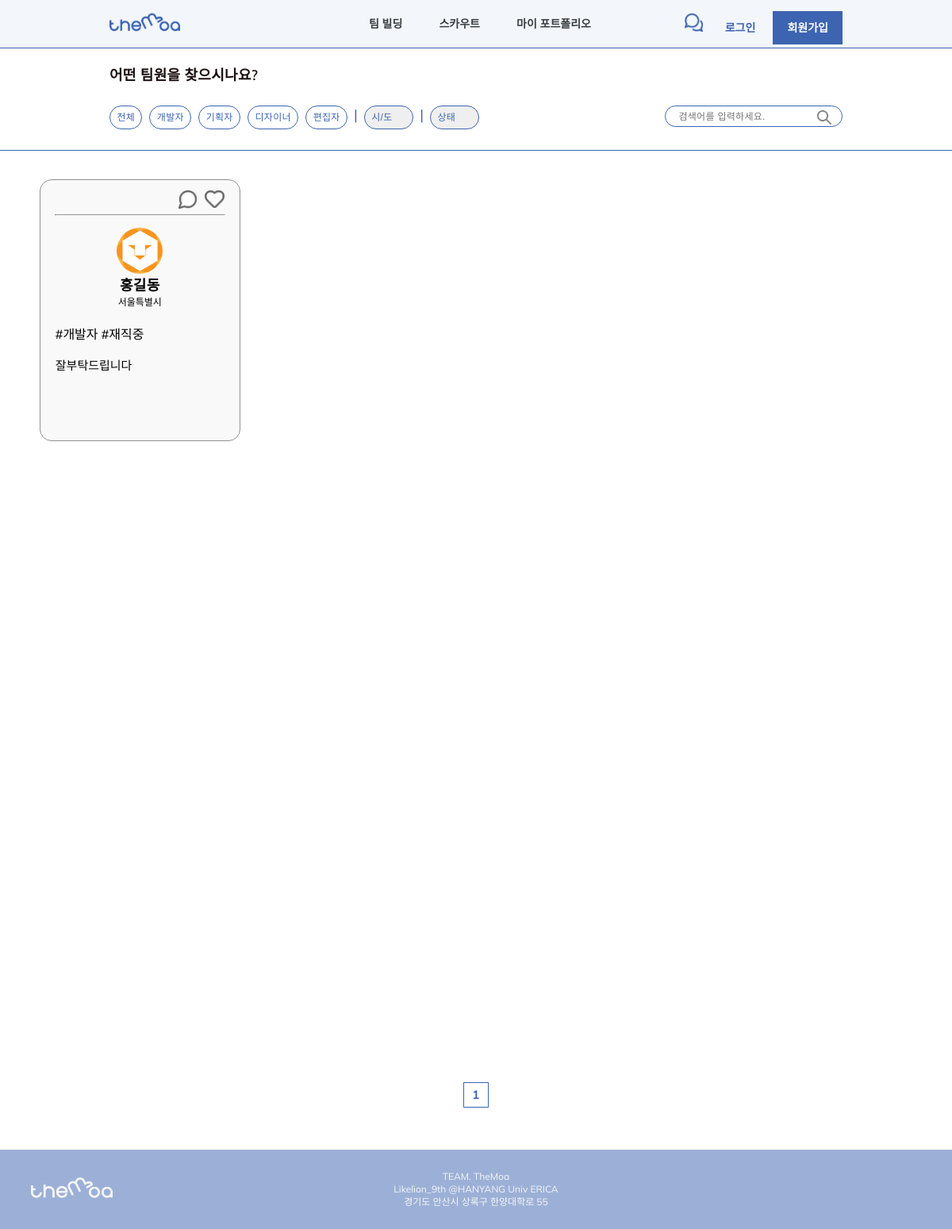
The app's page /scout/Developer with its own data.
### users/models.py (models this page shows)
class User(AbstractUser):
    image = models.ImageField(default="image/users/none/profile_default.png", upload_to="image/users" , blank=True, null=False)
    name = models.CharField(default='', max_length=300)
    birth_date = models.DateField(default=timezone.now)
    address_sido = models.CharField(default='', choices=LOCATE_CHOICES, max_length=200)
    address_gungu = models.CharField(default='', max_length=200)
    career = models.CharField(default='0', max_length=200, choices=CAREER_CHOICES)
    state = models.CharField(default='', blank=True, null=False, max_length=200, choices=STATE_CHOICES)
    role = MultiSelectField(default='Etc', choices=ROLE_CHOICES, max_choices=4, max_length=200)
    intro = models.TextField(default="", blank=True, null=False)

### scout/views.py (the view)
# urls.py: path('<str:input_role>', user_search, name='user_search'),
def user_search(request, input_role):
    current_user = None
    if request.user.id:
        current_user = User.objects.get(pk=request.user.id)
    results = User.objects.filter(Q(role__icontains=input_role)).order_by('-id')
    max_index = len(results) / LIST_RANGE
    paginator = Paginator(results, LIST_RANGE)
    page = request.GET.get('page')
    users = paginator.get_page(page)
    current_page = int(page) if page else 1
    start_index = int((current_page - 1) / PAGE_RANGE) * PAGE_RANGE
    end_index = start_index + PAGE_RANGE
    if end_index >= max_index:
        end_index = max_index
    page_range = []
    for index in range(int(start_index), int(end_index) + 1):
        page_range.append(index + 1)
    context = {
        'current_user':current_user,
        'users':users,
        'page_range':page_range,
    }
    return render(request, 'scout/user_search.html', context)

### templates/scout/user_search.html (shortened to what this page needs)
{% extends 'scout/user.html' %}
    {% block extrahead %}
    {% load static %}
        <link rel="stylesheet" href="{% static 'css/base.css' %}">
        <link rel="stylesheet" href="{% static 'css/team_build/team_build.css' %}">
        <link rel="stylesheet" href="{% static 'css/scout/user.css' %}">
    {% endblock %}
    {% block users %}
        {% for user_instance in users %}
        <div class="user-card" onclick="location.href='/portfolio/{{user_instance.id}}'">
            <div class="card-nav">
                <a href="{% url 'chat:create_chat_room' user.id user_instance.id %}">
                    <div class="chat" style="background-image: url('../../static/img/scout/chat.png');"></div>
                </a>
                <a href="{% if user.is_authenticated %} {% url 'scout:user_like' user_instance.id %} {% else %} {% url 'users:login' %} {% endif %}">
                    <div class="wish" style="background-image: url('../../static/img/scout/like.png');"></div>
                </a>
            </div>
            <hr>
            <img class="user-img" src="../../media/{{user_instance.image}}" alt="프로필 사진">
            <div class="user-name">
                {{user_instance.name}}
            </div>
            <div class="user-address">
                {{user_instance.get_address_sido_display}}
            </div>
            <div class="card-content">
                <p class="user-info">
                    <br>
                    #{{user_instance.get_role_display}} #{{user_instance.get_state_display}}
                    <br><br>
                </p>
                <div class="user-intro">
                    {{user_instance.intro}}
                </div>
            </div>
        </div>
        {% endfor %}
    {% endblock %}

### static/css/base.css (style rules this page uses)
body, html { margin: 0; padding : 0; font-family: 'Mulish', sans-serif; }
a { text-decoration: none; }

### static/css/team_build/team_build.css (style rules this page uses)
* { margin: 0; padding: 0; }

### static/css/scout/user.css (style rules this page uses)
.user-card { display: flex; flex-direction: column; justify-content: center; align-items: center; background-color: #F9F9F9; border: 1px solid #919191; box-sizing: border-box; border-radius: 15px; cursor: pointer; }
.card-nav { display: flex; justify-content: flex-end; width: 85%; }
.chat { background-size: contain; background-repeat: no-repeat; width: 23px; height: 23px; margin-right: 10px; }
.wish { background-size: contain; background-repeat: no-repeat; width: 25px; height: 25px; }
.user-card > hr { width: 85%; height: 0; background-color: #919191; margin-top: 5px; margin-bottom: 15px; }
.card-content { width: 85%; }
.user-img { width: 58px; height: 58px; border-radius: 50%; object-fit: cover; }
.user-name { font-weight: 700; font-size: 18px; letter-spacing: 0.3px; color: #000000; }
.user-address { font-size: 12px; }
.user-intro { height: 90px; font-size: 15px; line-height: 18px; overflow: hidden; text-overflow: ellipsis; display: -webkit-box; -webkit-line-clamp: 5; -webkit-box-orient: vertical; word-wrap: break-word; }

### records on screen
User: image (picture), name "홍길동", address_sido "서울특별시", role "개발자", state "재직중", intro "잘부탁드립니다"

### other values on screen
{{ page }} "1"
